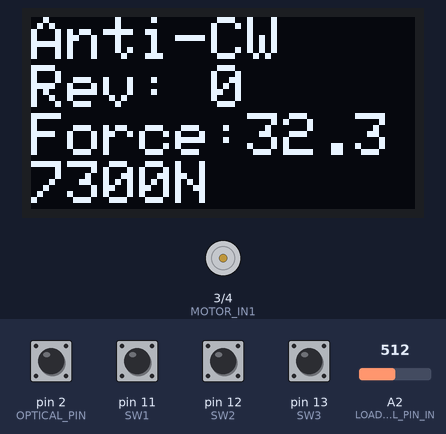
Recording of a sketch running on a simulated Arduino Uno, built for the host (arithmetic inside an expression is 32-bit, double 64-bit). Shown: 128×64 one-colour display, motor-driver pin pairs drawn as motors (green arrow = first pin HIGH = forward, orange = second pin HIGH = backward, longer = more drive, scaled by the enable pin). The test bench sets the inputs (shaded band); at power-on: pin 2 (OPTICAL_PIN), pin 11 (SW1), pin 12 (SW2), pin 13 (SW3) HIGH, A2 (LOAD_CELL_PIN_IN) = 512. Nothing arrives over Bluetooth unless stated; a phone connects over Bluetooth LE 3 s after start; what the sketch prints to the serial monitor is not drawn.

Above: at 4.9 s.
5.0 s: pin 12 (SW2) pulled LOW for 0.15 s
At 6.2 s:
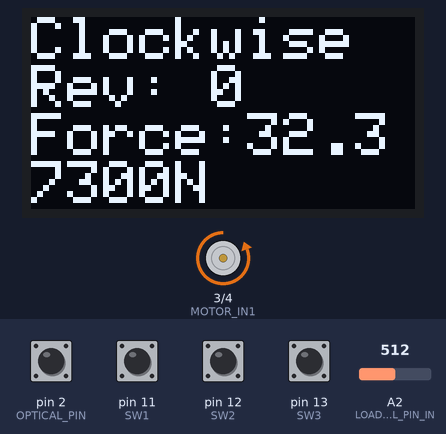
6.6 s: pin 13 (SW3) pulled LOW for 0.15 s
At 7.5 s:
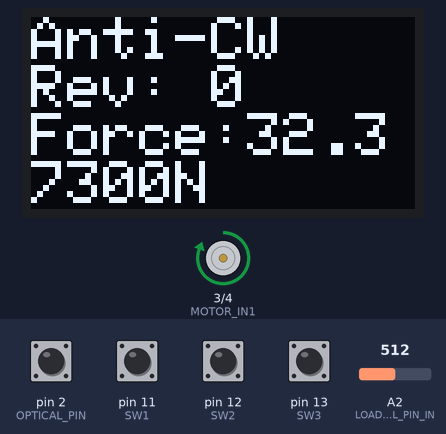
8.2 s: pin 11 (SW1) pulled LOW for 0.15 s
At 8.7 s:
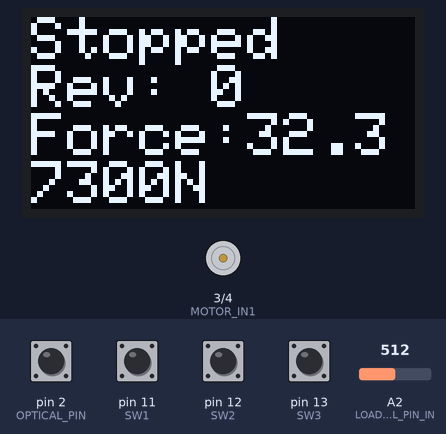
9.8 s: A2 (LOAD_CELL_PIN_IN) set to 716
At 11.0 s:
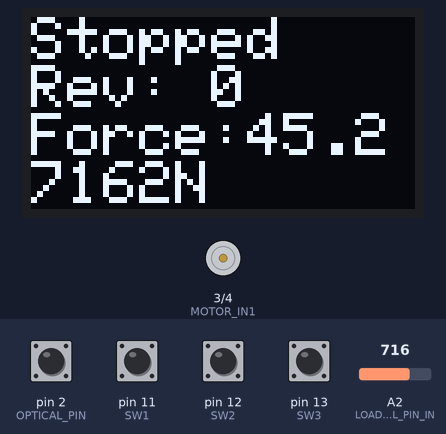
11.3 s: pin 12 (SW2) pulled LOW for 1 s
At 12.0 s:
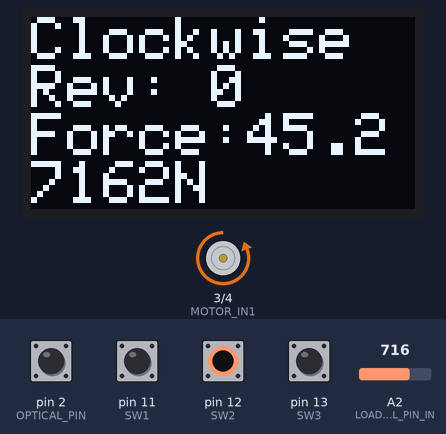
13.8 s: pin 13 (SW3) pulled LOW for 1 s
At 15.1 s:
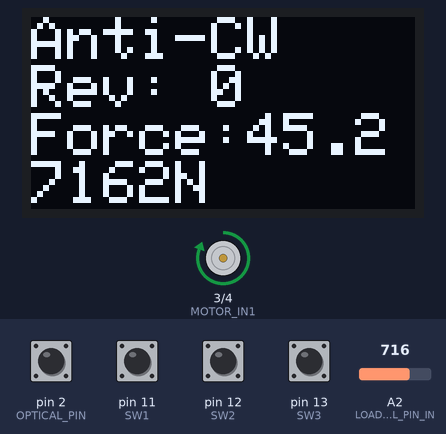
Timing chart, 0 to 16.8 s (numbered marks = the images above; inputs shaded):
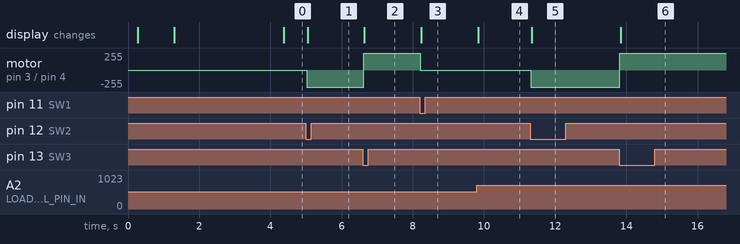

Measured:
- after the input at 5.0 s, motor on pin 3 (MOTOR_IN1) / pin 4 (MOTOR_IN2): stopped → backward 255/255 at once; the display: changes at once (image 1)
- after the input at 6.6 s, motor on pin 3 (MOTOR_IN1) / pin 4 (MOTOR_IN2): backward 255/255 → forward 255/255 at once; the display: changes at once (image 2)
- after the input at 8.2 s, motor on pin 3 (MOTOR_IN1) / pin 4 (MOTOR_IN2): forward 255/255 → stopped at once; the display: changes at once (image 3)
- after the input at 9.8 s, the display: changes at once (image 4)
- after the input at 11.3 s, motor on pin 3 (MOTOR_IN1) / pin 4 (MOTOR_IN2): stopped → backward 255/255 at once; the display: changes at once (image 5)
- after the input at 13.8 s, motor on pin 3 (MOTOR_IN1) / pin 4 (MOTOR_IN2): backward 255/255 → forward 255/255 at once; the display: changes at once (image 6)

The sketch:

crane.ino
```cpp
#include <Adafruit_SSD1306.h> //display libraries
#include <Adafruit_GFX.h>
#include <Adafruit_SH110X.h>
#include <Wire.h> //Interfaces for the display
#include <SPI.h>
#include <ArduinoBLE.h> // BLE Library

#include <avr/dtostrf.h>

#define SW1 11
#define SW2 12
#define SW3 13

#define RADIUS 0.01

#define OPTICAL_PIN 2

#define MOTOR_IN1 3
#define MOTOR_IN2 4
#define MOTOR_EN 5

#define LOAD_CELL_PIN_IN A2

//
// BLE
//

//Create the Service and give at name and a uid
BLEService AinService("4315b8fb-7cca-4ba6-a4c0-c3c0c915180f"); //This is a custom 128 bit service.It must be unique code,

// Characterisics aka setting up data transfer
// All of the following have the following options: Write, notify changes, read, and broadcast
BLEIntCharacteristic Rev("4315b8fb-7cca-4ba6-a4c0-c3c0c915180f", BLEWrite | BLENotify | BLERead | BLEBroadcast);
BLEFloatCharacteristic Newton("c3ccbb8e-930c-4add-b57a-ce692b0c36ae", BLEWrite | BLENotify| BLERead | BLEBroadcast);
BLEFloatCharacteristic Speed("a3f5051e-d355-4dc6-bcb2-ed79a68d15a5", BLEWrite | BLENotify| BLERead | BLEBroadcast);
BLEFloatCharacteristic Rpm("d1e76dde-62ea-4073-ab8a-005ff0536f63", BLEWrite | BLENotify| BLERead | BLEBroadcast);

uint16_t oldRev = 0;  // last reading of revolutions

int load_cell_in = 0;
float result = 0;

uint8_t motor_speed_out = 255;

//
// BLE
//

Adafruit_SH1107 display = Adafruit_SH1107(64, 128, &Wire); //setting up the display
const int switch1 = 11; //SW1 on D11 is called switch1
const int pwmout = 5; //D5 used for PWM and called pwmout
int check_switch1, check_switch2, check_switch3; //used to see if SW1 is pressed
int count;
volatile bool colourOne;  // detect colour change
volatile int16_t currentRev = 0;

float rpm = 0;

bool isClock; // Clockwise ?
bool isStopped;

void setup() {
  Serial.begin(9600);
  delay(250); // wait for the OLED to power up
  display.begin(0x3C, true); // Address 0x3C default
  delay(1000); // delay to allow display to settle
  display.setRotation(3); //values 1 - 4
  display.setTextSize(2); // from 1 to 8 [pixel 6x8 for size=1] with 1 pixel spacing
  display.setTextColor(WHITE, BLACK);
  display.clearDisplay();
  display.setCursor(0,0);
  display.println("Connecting BT");
  display.display();
  pinMode(MOTOR_IN1, OUTPUT); //setting a digital pin as an output
  pinMode(MOTOR_IN2, OUTPUT);
  pinMode(MOTOR_EN, OUTPUT);
  pinMode(SW1, INPUT);
  pinMode(SW2, INPUT);
  pinMode(SW3, INPUT);
  attachInterrupt(digitalPinToInterrupt(OPTICAL_PIN), opticalInterrupt, FALLING);

  //
  // BLE
  //

   if (!BLE.begin())
  {
    Serial.println("starting BLE failed!");
    while (1);
  }

  //printing the sender's information
  Serial.print("Sender's mac is  ");
  Serial.println(BLE.address()); //using a BLE function
  BLE.setLocalName("AinMonitor"); //just a name
  BLE.setAdvertisedService(AinService); //matches earlier
  AinService.addCharacteristic(Rev); // this is 19B10001-E8F2-537E-4F6C-D104768A1214
  AinService.addCharacteristic(Newton);
  AinService.addCharacteristic(Rpm);
  AinService.addCharacteristic(Speed);
  BLE.addService(AinService); // Add the Ain service to BLE
  Rev.writeValue(oldRev); // set initial value for this characteristic. We can write to the characteristic or read from it.
  Newton.writeValue(0.0);
  Rpm.writeValue(0.0);
  Speed.writeValue(0.0);
  // start advertising BLE
  BLE.advertise();
  Serial.println("BLE peripheral advertising Ainmonitor...");

  Rev.broadcast();//broadcast the charcteristic called VinLevel

  //
  //BLE
  //

}

void calc_revs_per_minute() {
  uint16_t tmp = millis();
  tmp = (tmp / 1000)/60; // Convert to minutes to make it easier
  rpm = (currentRev / 2.0) / tmp;
  Rpm.writeValue(rpm);
}

float calc_speed() {
  float tmp = (2 * PI * RADIUS) / rpm;
  Speed.writeValue(tmp);
  return tmp;
}

void opticalInterrupt() {
  if (isStopped) return; // This shouldn't really be needed
  if (isClock) {
    currentRev++;
  } else {
    currentRev--;
  }
}

void loop() {
  Serial.println(digitalRead(OPTICAL_PIN));

  // wait for a BLE central if a remote device is found its called central
  BLEDevice central = BLE.central();

  // if a central is connected to the peripheral:
  if (central) {
    Serial.print("Connected to central: ");
    // print the central's BT address:
    Serial.println(central.address());

    while (central.connected())
    {
      check_switch1 = digitalRead(SW1); // check for switch being pressed
      check_switch2 = digitalRead(SW2); // check for switch being pressed
      check_switch3 = digitalRead(SW3); // check for switch being pressed

      //Serial.println("----------------");
      if (check_switch1 == 0)
      {
        //generate_pwm(); //run a function we have written called generate_pwm
        stopMotor();
      }
      else if (check_switch3 == 0) {
          setAntiClockwise();
          //currentRev--;
      }
      else if (check_switch2 == 0) {
          setClockwise();
          //currentRev++;
      }
      //calc_revs_per_minute();
      readValue();
      updateRev(); // Check if revolution changed then send the updated signal to the receiver

      displayHandler();
    }

    Serial.print("Disconnected from central: ");
    Serial.println(central.address());
  }

}

void displayHandler() {
  display.clearDisplay();
  display.setCursor(0, 0);
  if (isStopped) {
    display.println("Stopped");
    digitalWrite(8, LOW);
  }
  else if (isClock) {
    display.println("Clockwise");
    digitalWrite(8, HIGH);
  } else if (!isClock) {
    display.println("Anti-CW");
    digitalWrite(8, LOW);
  }
  char revStr[64];

  // Remove this for speed!
  //snprintf(revStr, 64, "%d rev | %fm/s", currentRev / 2, calc_speed());
  //calc_revs_per_minute();
  //calc_speed();

  snprintf(revStr, 64, "Rev: %d\n", currentRev / 2);
  display.print(revStr);
  char str[32];
  dtostrf(result, 2, 5, str);
  snprintf(revStr, 64, "Force:%sN", str);
  display.print(revStr);
  display.display();
}

// CLOCKWISE
// IN1: LOW IN2: HIGH

void setClockwise() {
  isStopped = false;
  analogWrite(MOTOR_EN, motor_speed_out);
  digitalWrite(MOTOR_IN1, LOW);
  digitalWrite(MOTOR_IN2, HIGH);
  isClock = true;
}

// ANTI
// IN1: HIGH IN2: LOW
void setAntiClockwise() {
  isStopped = false;
  analogWrite(MOTOR_EN, motor_speed_out);
  digitalWrite(MOTOR_IN2, LOW);
  digitalWrite(MOTOR_IN1, HIGH);
  isClock = false;
}

// IN1: LOW IN2: LOW
void stopMotor() {
  digitalWrite(MOTOR_IN1, LOW);
  digitalWrite(MOTOR_IN2, LOW);
  analogWrite(MOTOR_EN, LOW);
  isStopped = true;
}

// Really not sure how to even implement this considering we are already using all three buttons
// I imagine it'd either be a button combination, reading the built-in potentiometer, or just pressing the button multiple times
// I really don't know which is best
void adjust_speed(boolean is_increase, uint8_t increment) {
  if (is_increase && (int) motor_speed_out + (int) increment <= 255) { // Overflowing probably isn't a good idea
    motor_speed_out += increment;
  } else if (!is_increase && (int) motor_speed_out - (int) increment >= 0){ // Maybe we shouldn't underflow it either
    motor_speed_out -= increment;
  } else if (is_increase && (int) motor_speed_out + (int) increment > 255) { // Clamp it
    motor_speed_out = 255;
  } else if (!is_increase && (int) motor_speed_out - (int) increment < 0) {
    motor_speed_out = 0;
  }
}

void readValue() {
  load_cell_in = analogRead(LOAD_CELL_PIN_IN);
  result = load_cell_in * (3.3 / 1024.0);
  float magic_number = 39.24 / 2.0; // Theoretically the amount of Newtons per input voltage
  result = result * magic_number;
  Newton.writeValue(result);
}

void updateRev()
{
  if (currentRev != oldRev) {// Revolution has changed
    Rev.writeValue(currentRev / 2);
    oldRev = currentRev;    // Save current value for future comparison
  }
}
```
